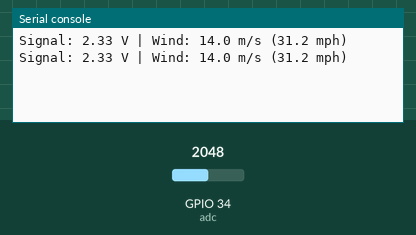
Bench run of a program on a simulated ESP32 board running MicroPython. On the bench: the last lines printed to the serial console. Inputs (shaded band) come from the test bench; at power-on: GPIO 34 (adc) = 2048 (analog values on the 0–4095 scale).

Above: at 1.2 s.
1.3 s: GPIO 34 (adc) set to 2866
At 2.7 s:
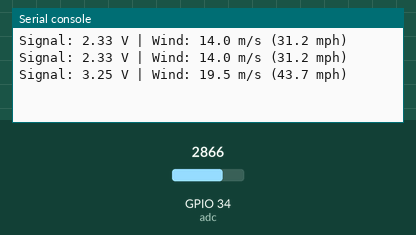
2.8 s: GPIO 34 (adc) set to 3603
At 3.8 s:
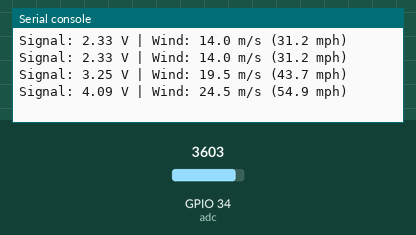
Timing chart, 0 to 5.8 s (numbered marks = the images above; inputs shaded):
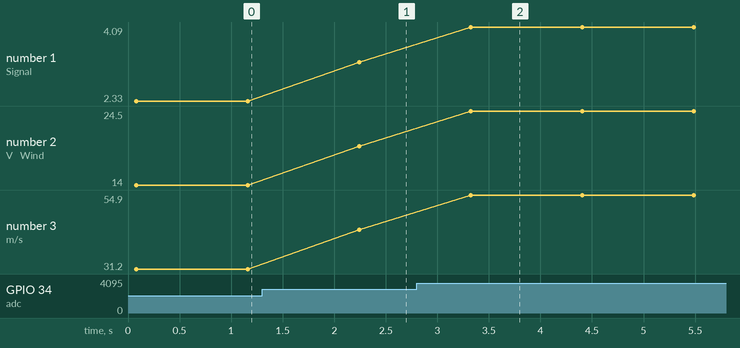

The program:

example_1.py
```python
# Runs on an ESP32 with MicroPython: reads the divided analog signal on GPIO34 using ADC read_uv(), compensates for a 10k/20k voltage divider, converts voltage to wind speed, and prints values.
#
# Buy this module: https://shillehtek.com/products/anemometer-wind-speed-0-5v-analog-output
# Full manual: https://shillehtek.com/blogs/shillehtek-product-manuals/anemometer-wind-speed-0-5v-analog-output-manual
# More examples: https://github.com/shillehbean/shillehtek-examples
#

# Wind Speed Sensor (0-5V Anemometer) - ESP32 MicroPython Example
# Blue signal -> 10k/20k divider -> GPIO 34, Brown -> 12V, Black -> GND (shared)
# Divider scales 5V -> 3.33V, so multiply the measured volts by 1.5

from machine import ADC, Pin
import time

adc = ADC(Pin(34))        # ADC1 channel - keeps working with Wi-Fi on
adc.atten(ADC.ATTN_11DB)  # Full 0-3.3V input range

DIVIDER_RATIO = 1.5       # (10k + 20k) / 20k

while True:
    # Average several readings to steady the value in gusty air
    total_uv = 0
    for _ in range(16):
        total_uv += adc.read_uv()   # calibrated reading in microvolts
        time.sleep_ms(5)
    volts_at_pin = total_uv / 16 / 1_000_000

    # Undo the divider, then convert to wind speed
    signal_volts = volts_at_pin * DIVIDER_RATIO
    wind_ms = signal_volts * 6.0
    wind_mph = wind_ms * 2.237

    print("Signal: {:.2f} V | Wind: {:.1f} m/s ({:.1f} mph)".format(
        signal_volts, wind_ms, wind_mph))
    time.sleep(1)
```

Measured:
- after the input at 1.3 s, the serial console: prints a new line after 0.94 s (image 1)
- after the input at 2.8 s, the serial console: prints a new line after 0.53 s (image 2)
- plotted number 1: 2.33 → 3.25 after the input at 1.3 s, 3.25 → 4.09 after the input at 2.8 s
- plotted number 2: 14 → 19.5 after the input at 1.3 s, 19.5 → 24.5 after the input at 2.8 s
- plotted number 3: 31.2 → 43.7 after the input at 1.3 s, 43.7 → 54.9 after the input at 2.8 s
